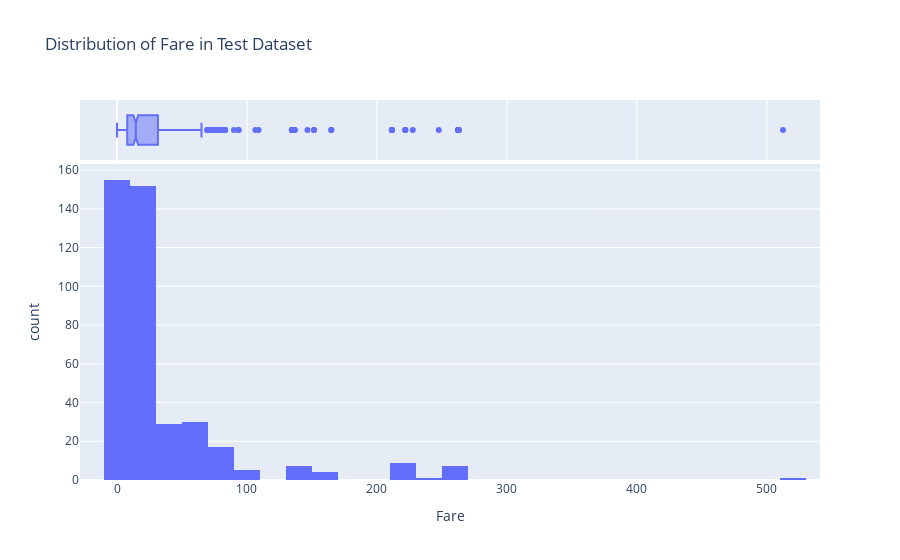

Notebook code for this chart:
### Code cell
# distribution of 'test_df_titanic['Fare']' using plotly
fig = px.histogram(test_df_titanic, x='Fare', marginal='box', nbins=50, title='Distribution of Fare in Test Dataset')
fig.show()

### Figure 1 — Plotly figure (JSON) as saved in the notebook; plotly's stock layout.template omitted (floating-point values rounded to 4 significant figures; data arrays with more than 128 entries replaced by an {"elided": "..."} marker saying what was removed)
{"data": [{"alignmentgroup": "True", "bingroup": "x", "hovertemplate": "Fare=%{x}<br>count=%{y}<extra></extra>", "legendgroup": "", "marker": {"color": "#636efa", "pattern": {"shape": ""}}, "name": "", "nbinsx": 50, "offsetgroup": "", "orientation": "v", "showlegend": false, "type": "histogram", "x": {"elided": "418 float values"}, "xaxis": "x", "yaxis": "y"}, {"alignmentgroup": "True", "hovertemplate": "Fare=%{x}<extra></extra>", "legendgroup": "", "marker": {"color": "#636efa"}, "name": "", "notched": true, "offsetgroup": "", "showlegend": false, "type": "box", "x": {"elided": "418 float values"}, "xaxis": "x2", "yaxis": "y2"}], "layout": {"barmode": "relative", "legend": {"tracegroupgap": 0}, "title": {"text": "Distribution of Fare in Test Dataset"}, "xaxis": {"anchor": "y", "domain": [0, 1], "title": {"text": "Fare"}}, "xaxis2": {"anchor": "y2", "domain": [0, 1], "matches": "x", "showgrid": true, "showticklabels": false}, "yaxis": {"anchor": "x", "domain": [0, 0.8316], "title": {"text": "count"}}, "yaxis2": {"anchor": "x2", "domain": [0.8416, 1], "matches": "y2", "showgrid": false, "showline": false, "showticklabels": false, "ticks": ""}}}
